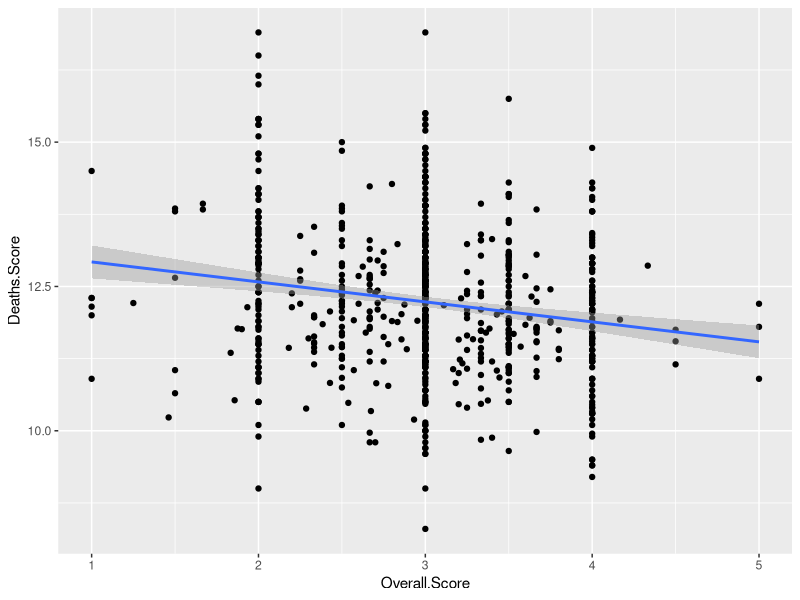
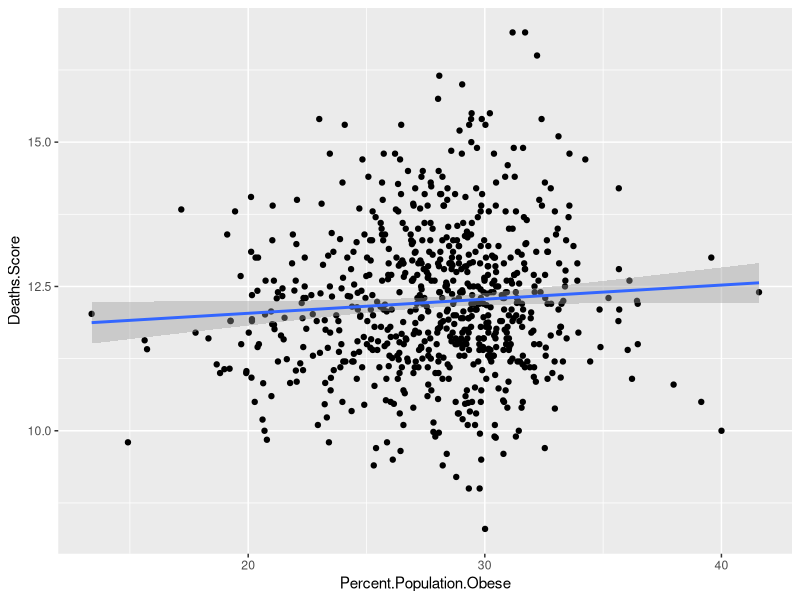
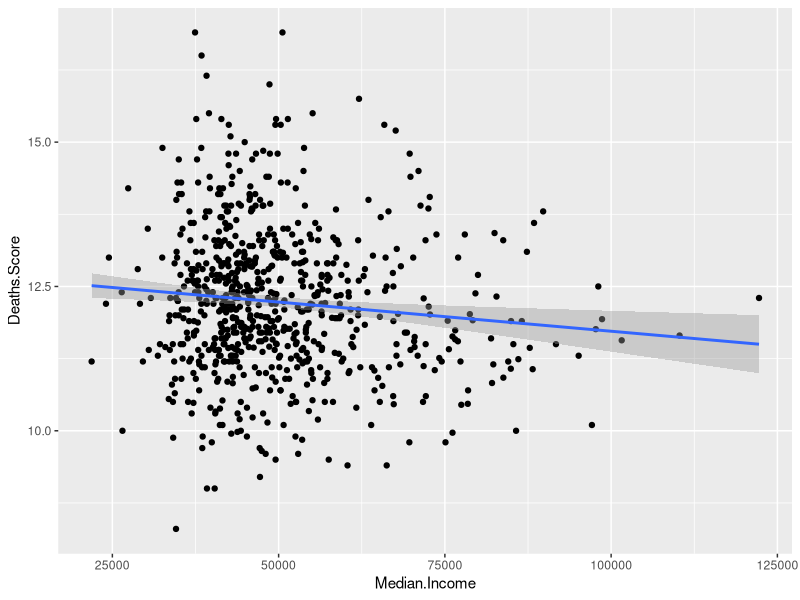
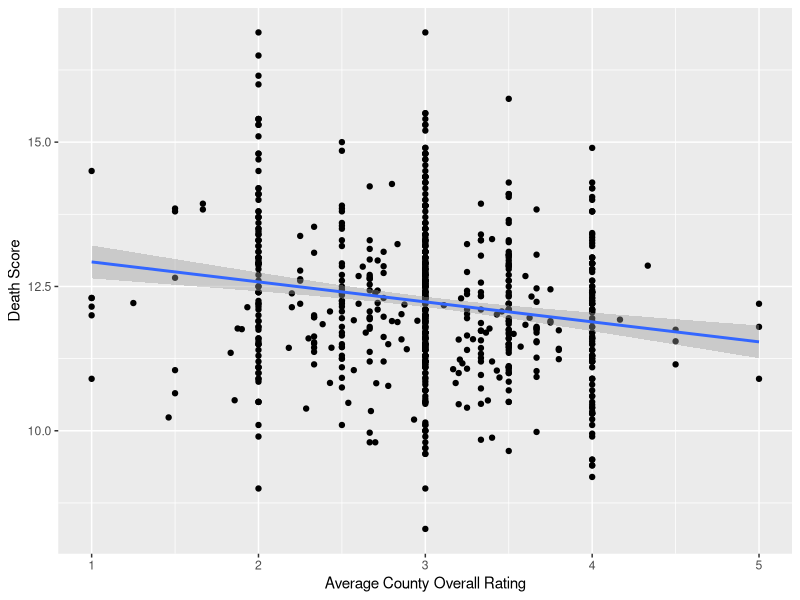
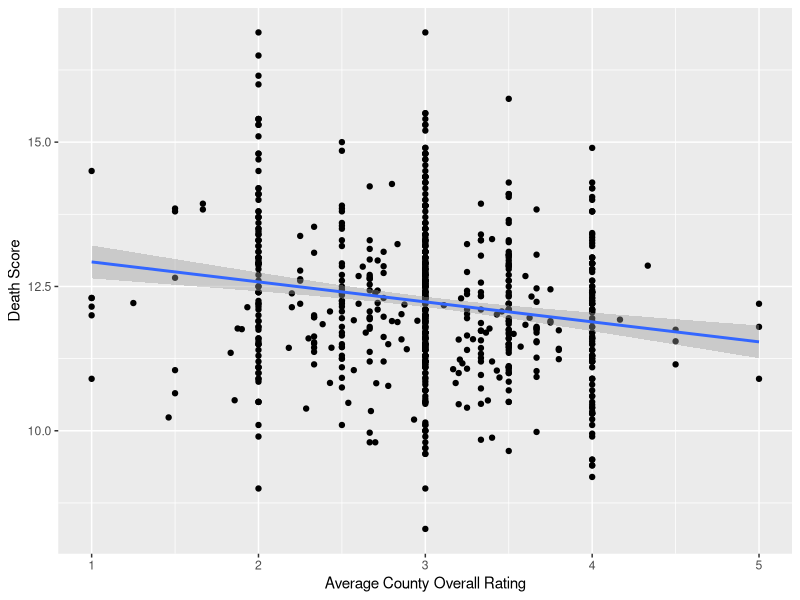
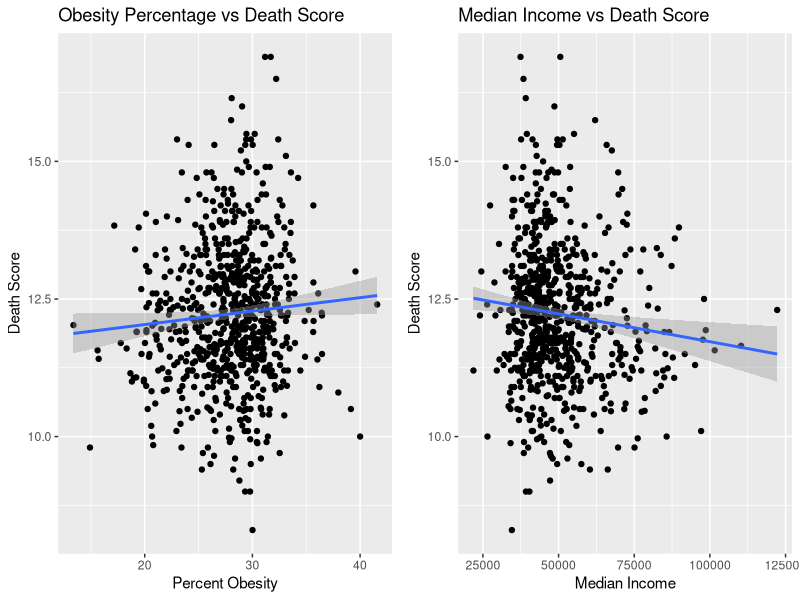

Here is the R script that generated these plots, in order:
## ---- chunk 1
knitr::opts_chunk$set(echo = FALSE)

## ---- chunk 2
setwd("/Users/edelsonc/Desktop/Data_Science/Group_EDA/EDA_Project_2/Data_concise")
library(tidyverse)
na_list <- c("", " ", "Not Available", "NA", "NAN", "NaN")
df_c <- read_csv("edelsonc_merged.csv")


ggplot(data=df_c, aes(x=Overall.Score, y=Deaths.Score)) + geom_point() + geom_smooth(method='lm')

lm_rd <- lm(Deaths.Score ~ Overall.Score, data=df_c)
summary(lm_rd)

# obesity
ggplot(data=df_c, aes(x=Percent.Population.Obese, y=Deaths.Score)) + geom_point() + geom_smooth(method='lm')

lm_od <- lm(Deaths.Score ~ Percent.Population.Obese, data = df_c)
summary(lm_rd)

# median income
ggplot(data=df_c, aes(x=Median.Income, y=Deaths.Score)) + geom_point() + geom_smooth(method='lm')

lm_md <- lm(Deaths.Score ~ Median.Income, data=df_c) 
summary(lm_md)
## ---- chunk 3
setwd("/Users/edelsonc/Desktop/Data_Science/Group_EDA/EDA_Project_2/Data_concise")
library(tidyverse)
na_list <- c("", " ", "Not Available", "NA", "NAN", "NaN")
df_c <- read_csv("edelsonc_merged.csv")


ggplot(data=df_c, aes(x=Overall.Score, y=Deaths.Score)) + geom_point() + geom_smooth(method='lm') + xlab("Average County Overall Rating") + ylab("Death Score")
## ---- chunk 4
setwd("/Users/edelsonc/Desktop/Data_Science/Group_EDA/EDA_Project_2/Data_concise")
library(tidyverse)
na_list <- c("", " ", "Not Available", "NA", "NAN", "NaN")
df_c <- read_csv("edelsonc_merged.csv")


ggplot(data=df_c, aes(x=Overall.Score, y=Deaths.Score)) + geom_point() + geom_smooth(method='lm') + xlab("Average County Overall Rating") + ylab("Death Score")
## ---- chunk 5
library(gridExtra)

p1 <- ggplot(data=df_c, aes(x=Percent.Population.Obese, y=Deaths.Score)) + geom_point() + geom_smooth(method='lm') + xlab("Percent Obesity") + ylab("Death Score") + ggtitle("Obesity Percentage vs Death Score")

p2 <- ggplot(data=df_c, aes(x=Median.Income, y=Deaths.Score)) + geom_point() + geom_smooth(method='lm')+ xlab("Median Income") + ylab("Death Score") + ggtitle("Median Income vs Death Score")

grid.arrange(p1, p2, ncol=2)
